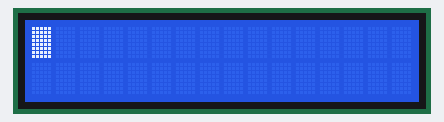
Bench run of a sketch on a simulated Arduino Uno, built with avr-gcc and run on an emulated ATmega328P. Parts: 16×2 character LCD. Wiring (inferred from the names in the program): character LCD (HD44780): RS pin 12; E pin 11; data pin 5, pin 4, pin 3, pin 2.

Above: at 5.1 s.
At 5.7 s:
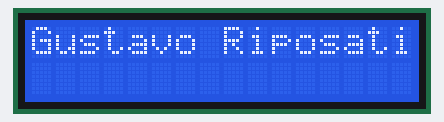

Measured:
- what the display in image 0 shows lasts 0.5 s, from 5.1 s to 5.6 s

The sketch:

main.ino
```cpp
#include <Minhabibliotecadisplayled.h>

#define RS 12
#define ENABLE 11
#define D4 5
#define D5 4
#define D6 3
#define D7 2

void setup() {
  displayInit(RS,ENABLE,D4, D5,D6,D7);
  sendMyString("Gustavo Riposati");
}

void loop() {

}
```

Minhabibliotecadisplayled.cpp
```cpp
#include "Minhabibliotecadisplayled.h"
#include <stdio.h>
#include <stdlib.h>
#include <inttypes.h>
#include "Arduino.h"

int ENABLE,RS,D4,D5,D6,D7;

void displayInit(int R,int E,int pino4, int pino5,int pino6,int pino7){

    RS = R;
    ENABLE = E;
    D4 = pino4;
    D5 = pino5;
    D6 = pino6;
    D7 = pino7;

    pinMode(ENABLE,OUTPUT);
    pinMode(RS,OUTPUT);
    pinMode(D4,OUTPUT);
    pinMode(D5,OUTPUT);
    pinMode(D6,OUTPUT);
    pinMode(D7,OUTPUT);
    delay(5000);

    sendComand(0b00000011);
    delayMicroseconds(5400);

    sendComand(0b00000011);
    delayMicroseconds(5400);

    sendComand(0b00000011);
    delayMicroseconds(5400);

    sendComand(0b00000010);
    delayMicroseconds(5400);

    sendComand(0x0D);
    sendComand(0x28);
    delayMicroseconds(100);

    digitalWrite(11,LOW);
    sendComand(CLEAR_DISPLAY);
    delay(500);

    lcd_goto(0,0);
}

void writeData(char c){

    digitalWrite(D4,c&1);
    c=c>>1;
    digitalWrite(D5,c&1);
    c=c>>1;
    digitalWrite(D6,c&1);
    c=c>>1;
    digitalWrite(D7,c&1);
}

void sendComand(char c){
  digitalWrite(RS,LOW);
  writeData((c>>4)&0xff);
  digitalWrite(ENABLE,HIGH);
  delayMicroseconds(5400);
  digitalWrite(ENABLE,LOW);
  digitalWrite(RS,LOW);
  writeData(c&0xff);
  digitalWrite(ENABLE,HIGH);
  delayMicroseconds(5400);
  digitalWrite(ENABLE,LOW);
}

void sendChar(char c){

  digitalWrite(RS,HIGH);
  writeData((c>>4)&0xff);
  digitalWrite(ENABLE,HIGH);
  delayMicroseconds(100);
  digitalWrite(ENABLE,LOW);
  digitalWrite(RS,HIGH);
  writeData(c&0xff);
  digitalWrite(ENABLE,HIGH);
  delayMicroseconds(100);
  digitalWrite(ENABLE,LOW);
}

void sendMyString(char *str){

  int i=0;

  while(str[i]!='\0'){
    sendChar(str[i]);
    i++;
  }
}

void lcd_goto(char y, char x){
    if(y==0)
        sendComand(0x80+x);
    else
        sendComand(0xd+x);
}
```

Minhabibliotecadisplayled.h
```cpp
#define CLEAR_DISPLAY 0X01
#define CURSOR_OFF 0x0c

/*#define RS 12
#define ENABLE 11
#define D4 5
#define D5 4
#define D6 3
#define D7 2*/

void sendMyString(char *str);
void writeData(char c);
void sendComand(char c);
void sendChar(char c);
void displayInit(int R,int E,int pino4, int pino5,int pino6,int pino7);
void lcd_goto(char y, char x);
```
